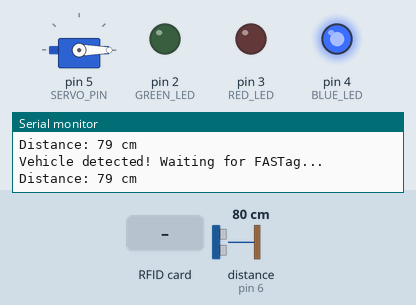
Simulated run of this sketch. Board: Arduino Uno, built with avr-gcc and run on an emulated ATmega328P. On the bench: servo, output pins drawn as LEDs (lit = HIGH), the last lines printed to the serial monitor. Wiring (inferred from the names in the program): IR receiver: data pin 8. The test bench sets the inputs (shaded band); at power-on: distance to the obstacle (sensor on pin 6) 80 cm. The echo pulse lasts 58.3 µs per cm; pins used as bus, display or sensor lines are not drawn.

Above: at 1.2 s.
1.3 s: distance to the obstacle (sensor on pin 6) set to 2 cm
4.3 s: RFID card F9 AA 43 02 held to the reader
At 5.0 s:
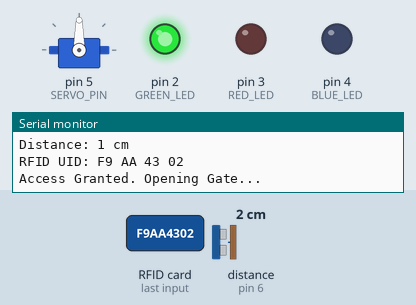
6.0 s: RFID card 5E 7A 19 C4 held to the reader
At 8.6 s:
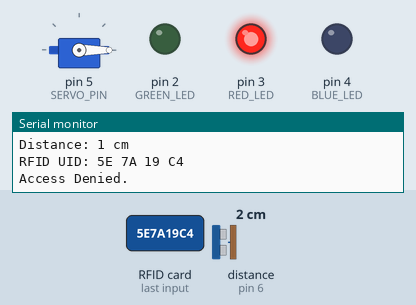
9.0 s: distance to the obstacle (sensor on pin 6) set to 299 cm
Timing chart, 0 to 12.0 s (numbered marks = the images above; inputs shaded):
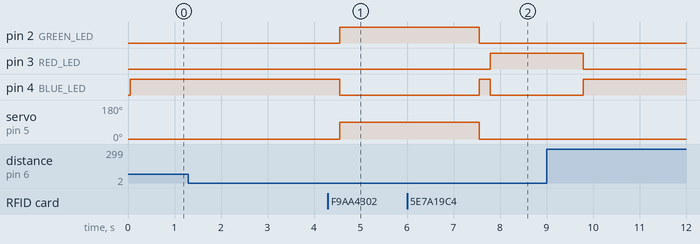

The sketch:

firstprog.ino
```cpp
#include <SPI.h>
#include <MFRC522.h>
#include <Servo.h>

// ------------------- PIN DEFINITIONS -------------------
#define SS_PIN         10
#define RST_PIN        9
#define SERVO_PIN      5
#define IR_SENSOR_PIN  8
#define TRIG_PIN       7
#define ECHO_PIN       6
#define GREEN_LED      2
#define RED_LED        3
#define BLUE_LED       4

// ------------------- CONFIGURABLE CONSTANTS -------------------
#define GATE_OPEN_TIME     3000   // Gate open duration in ms
#define DETECTION_DISTANCE 15     // cm, for ultrasonic sensor

MFRC522 rfid(SS_PIN, RST_PIN);
Servo gateServo;

String validTags[] = {
  // ADD YOUR VALID RFID TAGS HERE for example
  "F9 AA 43 02",
  "63 BA B5 31",
};

void setup() {
  Serial.begin(9600);
  while (!Serial);

  SPI.begin();
  rfid.PCD_Init();

  byte v = rfid.PCD_ReadRegister(rfid.VersionReg);
  if (v == 0x00 || v == 0xFF) {
    Serial.println("WARNING: RFID reader not detected!");
  } else {
    Serial.print("RFID Reader Version: 0x");
    Serial.println(v, HEX);
  }

  pinMode(IR_SENSOR_PIN, INPUT);
  pinMode(TRIG_PIN, OUTPUT);
  pinMode(ECHO_PIN, INPUT);

  pinMode(GREEN_LED, OUTPUT);
  pinMode(RED_LED, OUTPUT);
  pinMode(BLUE_LED, OUTPUT);

  digitalWrite(BLUE_LED, HIGH); // Standby mode ON

  gateServo.attach(SERVO_PIN);
  gateServo.write(0); // Gate closed

  Serial.println("RFID FASTag System Initialized...");
}

void loop() {
  if (digitalRead(IR_SENSOR_PIN) == HIGH) {
    Serial.println("Vehicle detected! Waiting for FASTag...");
    int distance = measureDistance();

    Serial.print("Distance: ");
    Serial.print(distance);
    Serial.println(" cm");

    if (distance <= DETECTION_DISTANCE) {
      readRFID();
    }
  }

  delay(200); // Polling delay
}

// ------------------- FUNCTION DEFINITIONS -------------------

int measureDistance() {
  digitalWrite(TRIG_PIN, LOW);
  delayMicroseconds(2);
  digitalWrite(TRIG_PIN, HIGH);
  delayMicroseconds(10);
  digitalWrite(TRIG_PIN, LOW);

  long duration = pulseIn(ECHO_PIN, HIGH);
  int distance = duration * 0.034 / 2;
  return distance;
}

void readRFID() {
  if (!rfid.PICC_IsNewCardPresent()) return;
  if (!rfid.PICC_ReadCardSerial()) return;

  String uidStr = "";
  for (byte i = 0; i < rfid.uid.size; i++) {
    if (rfid.uid.uidByte[i] < 0x10) uidStr += "0";
    uidStr += String(rfid.uid.uidByte[i], HEX);
    if (i < rfid.uid.size - 1) uidStr += " ";
  }
  uidStr.toUpperCase();

  Serial.print("RFID UID: ");
  Serial.println(uidStr);

  bool valid = false;
  for (int i = 0; i < sizeof(validTags) / sizeof(validTags[0]); i++) {
    if (uidStr == validTags[i]) {
      valid = true;
      break;
    }
  }

  if (valid) {
    grantAccess();
  } else {
    denyAccess();
  }

  rfid.PICC_HaltA();
  rfid.PCD_StopCrypto1();
}

void grantAccess() {
  Serial.println("Access Granted. Opening Gate...");
  digitalWrite(BLUE_LED, LOW);
  digitalWrite(RED_LED, LOW);
  digitalWrite(GREEN_LED, HIGH);

  openGate();
  delay(GATE_OPEN_TIME);
  closeGate();

  digitalWrite(GREEN_LED, LOW);
  digitalWrite(BLUE_LED, HIGH);
  Serial.println("Gate Closed.");
}

void denyAccess() {
  Serial.println("Access Denied.");
  digitalWrite(BLUE_LED, LOW);
  digitalWrite(RED_LED, HIGH);
  delay(2000);
  digitalWrite(RED_LED, LOW);
  digitalWrite(BLUE_LED, HIGH);
}

void openGate() {
  gateServo.write(90);
}

void closeGate() {
  gateServo.write(0);
}
```

Measured:
- after the input at 4.3 s, pin 2 (GREEN_LED): LOW → HIGH after 0.25 s; pin 4 (BLUE_LED): HIGH → LOW after 0.25 s; servo on pin 5 (SERVO_PIN): 0° → 90° after 0.25 s
- after the input at 6.0 s, pin 3 (RED_LED): LOW → HIGH after 1.8 s
